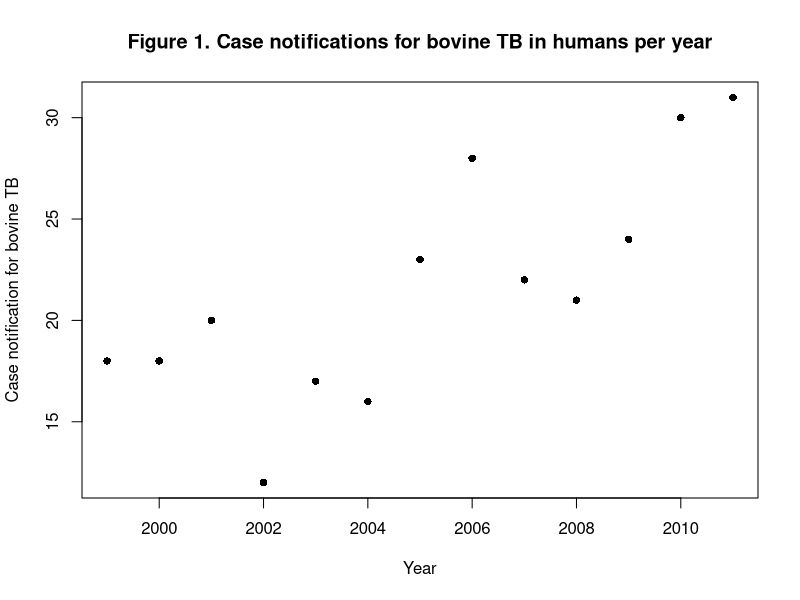
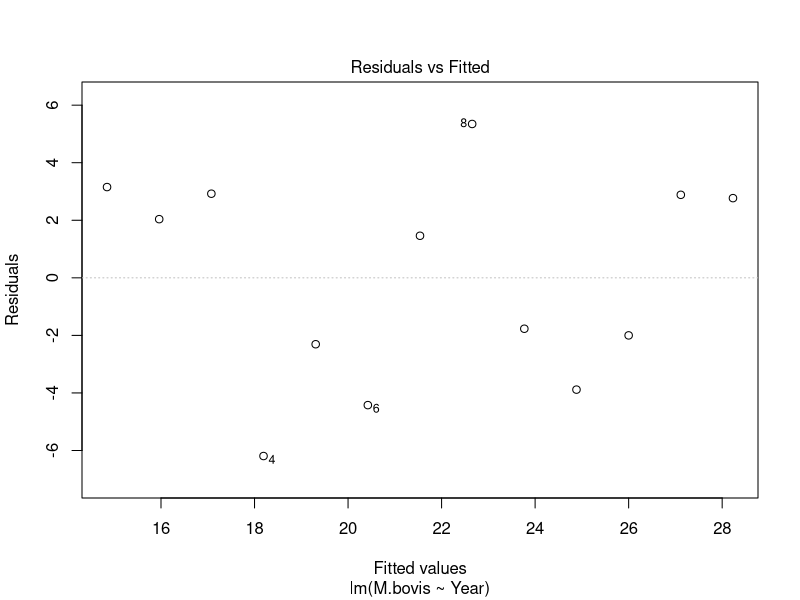
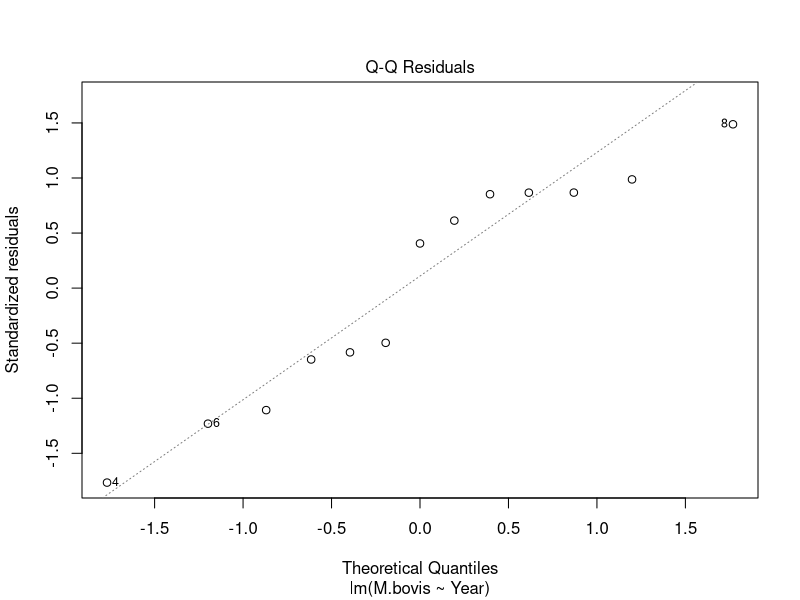
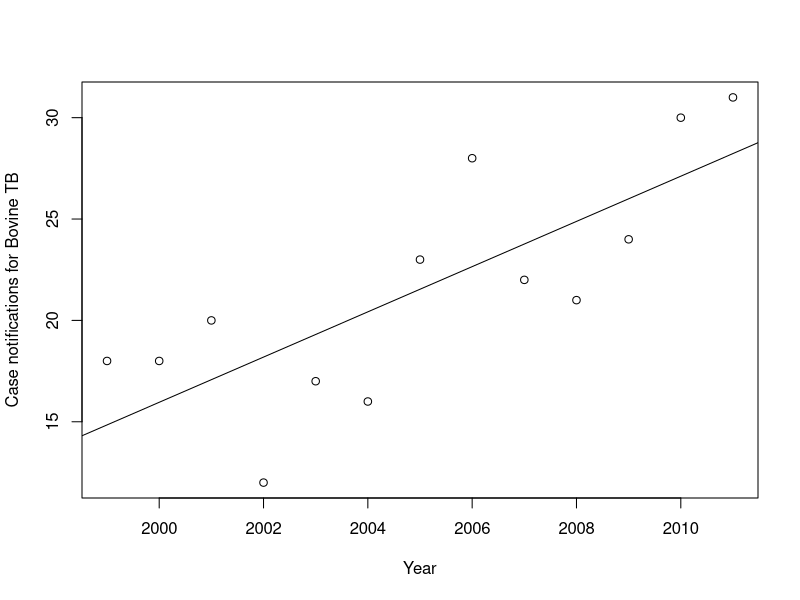

These figures' R source, in order:
# Step 0. Load libraries and functions ------------------------------------
library(stats)

# Step 1. Load data -------------------------------------------------------
dataset <- read.csv("data/TB_data.csv")
attach(dataset)

# Step 2. Make a basic exploratory analysis
dim(dataset)
summary(dataset)
head(dataset)

# Step 2. Make plots
plot(x = Year, y = M.bovis, 
     pch = 16, xlab = "Year", 
     ylab = "Case notification for bovine TB",
     main = "Figure 1. Case notifications for bovine TB in humans per year")

# Step 3. Create a linear model for M.bovis data and summarise
M.bovis_model <- lm(M.bovis ~ Year)
summary(M.bovis_model)

# Step 4. Plot residuals vs fitted and qq-plot
plot(M.bovis_model, which = 1:2, add.smooth = FALSE)

# Step 5. Plot fitted line
plot(x = Year, y = M.bovis, 
     xlab = "Year", ylab = "Case notifications for Bovine TB")

abline(M.bovis_model)

# Step 6. Calculate confidence intervals
confint(M.bovis_model)

# Step 7. Predict values for next three years
newdata <- data.frame(Year = 2013:2015)

predict(M.bovis_model, newdata, interval = "prediction")
